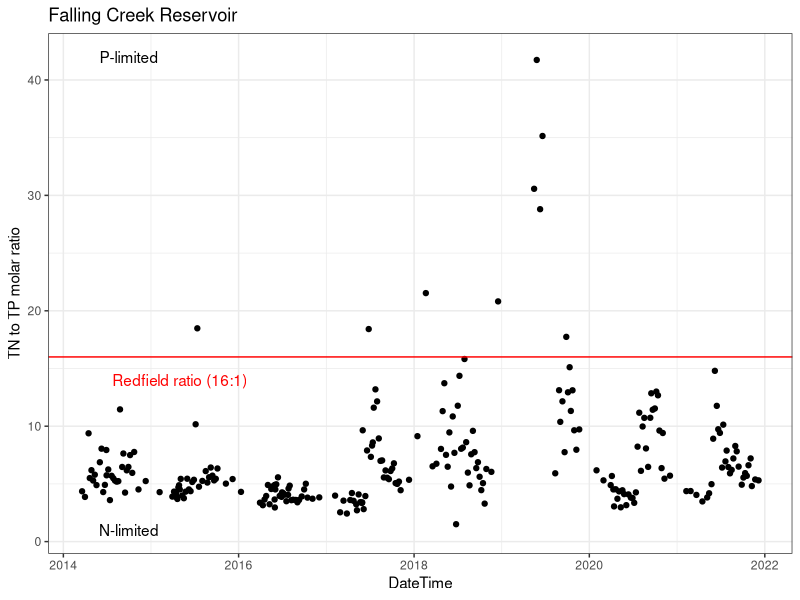
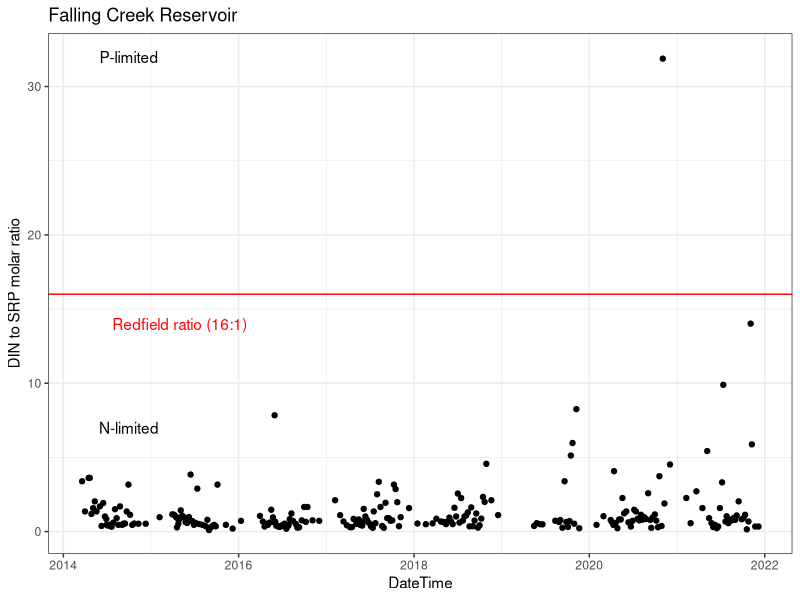

Write R code to recreate these figures, in order.
# Figure to show nutrient limitation in FCR
# Author: Mary Lofton
# Date: 24APR24

# Purpose: Assess nutrient limitation in FCR to inform calibration of GLM-AED

# Load packages
library(tidyverse)
library(lubridate)

# Load data
chem <- read_csv("./data/data_raw/chemistry_2013_2023.csv") %>%
  filter(Reservoir == "FCR" & Site == 50 & year(DateTime) %in% c(2013:2021) & Depth_m == 1.6) %>%
  mutate(TN_umolL = TN_ugL*14.0067,
         TP_umolL = TP_ugL*30.9738,
         DIN_umolL = NH4_ugL*18.04*(14.0067/18.04) + NO3NO2_ugL*62.0049*(14.0067/62.0049),
         SRP_umolL = SRP_ugL*94.9714*(30.9738/94.9714),
         TNTP_ratio = TN_umolL/TP_umolL,
         DINSRP_ratio = DIN_umolL/SRP_umolL) %>%
  filter(!TNTP_ratio == Inf, !DINSRP_ratio == Inf) %>%
  mutate(DateTime = as.Date(DateTime))

#TNTP
tntp <- ggplot(data = chem, aes(x = DateTime, y = TNTP_ratio))+
  geom_point()+
  geom_hline(yintercept = 16, color = "red")+
  annotate(geom="text", x=as.Date("2015-05-01 12:00:00"), y=14, label="Redfield ratio (16:1)",
           color="red")+
  annotate(geom="text", x=as.Date("2014-10-01 12:00:00"), y=1, label="N-limited",
           color="black")+
  annotate(geom="text", x=as.Date("2014-10-01 12:00:00"), y=42, label="P-limited",
           color="black")+
  ylab("TN to TP molar ratio")+
  ggtitle("Falling Creek Reservoir")+
  theme_bw()
ggsave(tntp, filename = "./figures/TN-TP-ratio.png",
       device = "png", height = 4, width = 5, units = "in")

#DIN-SRP
dinsrp <- ggplot(data = chem, aes(x = DateTime, y = DINSRP_ratio))+
  geom_point()+
  geom_hline(yintercept = 16, color = "red")+
  annotate(geom="text", x=as.Date("2015-05-01 12:00:00"), y=14, label="Redfield ratio (16:1)",
           color="red")+
  annotate(geom="text", x=as.Date("2014-10-01 12:00:00"), y=7, label="N-limited",
           color="black")+
  annotate(geom="text", x=as.Date("2014-10-01 12:00:00"), y=32, label="P-limited",
           color="black")+
  ylab("DIN to SRP molar ratio")+
  ggtitle("Falling Creek Reservoir")+
  theme_bw()
ggsave(dinsrp, filename = "./figures/DIN-SRP-ratio.png",
       device = "png", height = 4, width = 5, units = "in")
